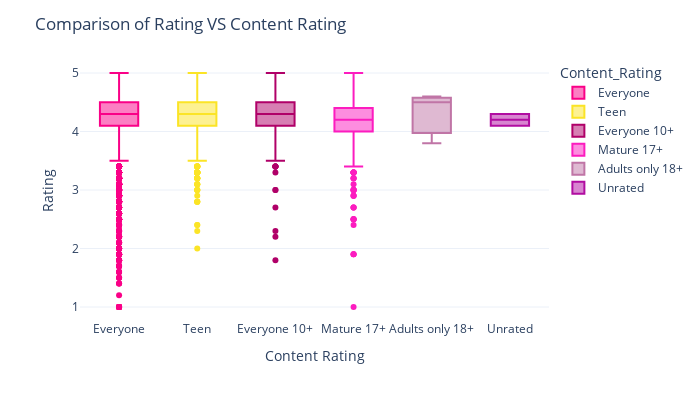

Notebook cell for this chart:
### Markdown cell above
as you can see the most of the apps are in the Everyone Category , then followed by the teen and Everyone 10+ ..

### Code cell
fig = px.box(data, x='Content_Rating', y='Rating', color='Content_Rating', color_discrete_sequence=px.colors.qualitative.Alphabet_r
)
fig.update_layout(
    title='Comparison of Rating VS Content Rating',
    xaxis=dict(title='Content Rating'),
    yaxis=dict(title='Rating'),
    width=700,height=400
    
)
fig.show()

### Figure 1 — Plotly figure (JSON) as saved in the notebook; plotly's stock layout.template omitted (floating-point values rounded to 4 significant figures; data arrays with more than 128 entries replaced by an {"elided": "..."} marker saying what was removed)
{"data": [{"alignmentgroup": "True", "hovertemplate": "Content_Rating=%{x}<br>Rating=%{y}<extra></extra>", "legendgroup": "Everyone", "marker": {"color": "#FA0087"}, "name": "Everyone", "notched": false, "offsetgroup": "Everyone", "orientation": "v", "showlegend": true, "type": "box", "x": {"elided": "8704 str values"}, "x0": " ", "xaxis": "x", "y": {"elided": "8704 float values"}, "y0": " ", "yaxis": "y"}, {"alignmentgroup": "True", "hovertemplate": "Content_Rating=%{x}<br>Rating=%{y}<extra></extra>", "legendgroup": "Teen", "marker": {"color": "#FBE426"}, "name": "Teen", "notched": false, "offsetgroup": "Teen", "orientation": "v", "showlegend": true, "type": "box", "x": {"elided": "1208 str values"}, "x0": " ", "xaxis": "x", "y": {"elided": "1208 float values"}, "y0": " ", "yaxis": "y"}, {"alignmentgroup": "True", "hovertemplate": "Content_Rating=%{x}<br>Rating=%{y}<extra></extra>", "legendgroup": "Everyone 10+", "marker": {"color": "#B00068"}, "name": "Everyone 10+", "notched": false, "offsetgroup": "Everyone 10+", "orientation": "v", "showlegend": true, "type": "box", "x": {"elided": "413 str values"}, "x0": " ", "xaxis": "x", "y": {"elided": "413 float values"}, "y0": " ", "yaxis": "y"}, {"alignmentgroup": "True", "hovertemplate": "Content_Rating=%{x}<br>Rating=%{y}<extra></extra>", "legendgroup": "Mature 17+", "marker": {"color": "#FC1CBF"}, "name": "Mature 17+", "notched": false, "offsetgroup": "Mature 17+", "orientation": "v", "showlegend": true, "type": "box", "x": {"elided": "499 str values"}, "x0": " ", "xaxis": "x", "y": {"elided": "499 float values"}, "y0": " ", "yaxis": "y"}, {"alignmentgroup": "True", "hovertemplate": "Content_Rating=%{x}<br>Rating=%{y}<extra></extra>", "legendgroup": "Adults only 18+", "marker": {"color": "#C075A6"}, "name": "Adults only 18+", "notched": false, "offsetgroup": "Adults only 18+", "orientation": "v", "showlegend": true, "type": "box", "x": ["Adults only 18+", "Adults only 18+", "Adults only 18+"], "x0": " ", "xaxis": "x", "y": [4.6, 4.5, 3.8], "y0": " ", "yaxis": "y"}, {"alignmentgroup": "True", "hovertemplate": "Content_Rating=%{x}<br>Rating=%{y}<extra></extra>", "legendgroup": "Unrated", "marker": {"color": "#B10DA1"}, "name": "Unrated", "notched": false, "offsetgroup": "Unrated", "orientation": "v", "showlegend": true, "type": "box", "x": ["Unrated", "Unrated"], "x0": " ", "xaxis": "x", "y": [4.3, 4.1], "y0": " ", "yaxis": "y"}], "layout": {"boxmode": "overlay", "height": 400, "legend": {"title": {"text": "Content_Rating"}, "tracegroupgap": 0}, "margin": {"t": 60}, "title": {"text": "Comparison of Rating VS Content Rating"}, "width": 700, "xaxis": {"anchor": "y", "categoryarray": ["Everyone", "Teen", "Everyone 10+", "Mature 17+", "Adults only 18+", "Unrated"], "categoryorder": "array", "domain": [0, 1], "title": {"text": "Content Rating"}}, "yaxis": {"anchor": "x", "domain": [0, 1], "title": {"text": "Rating"}}}}
